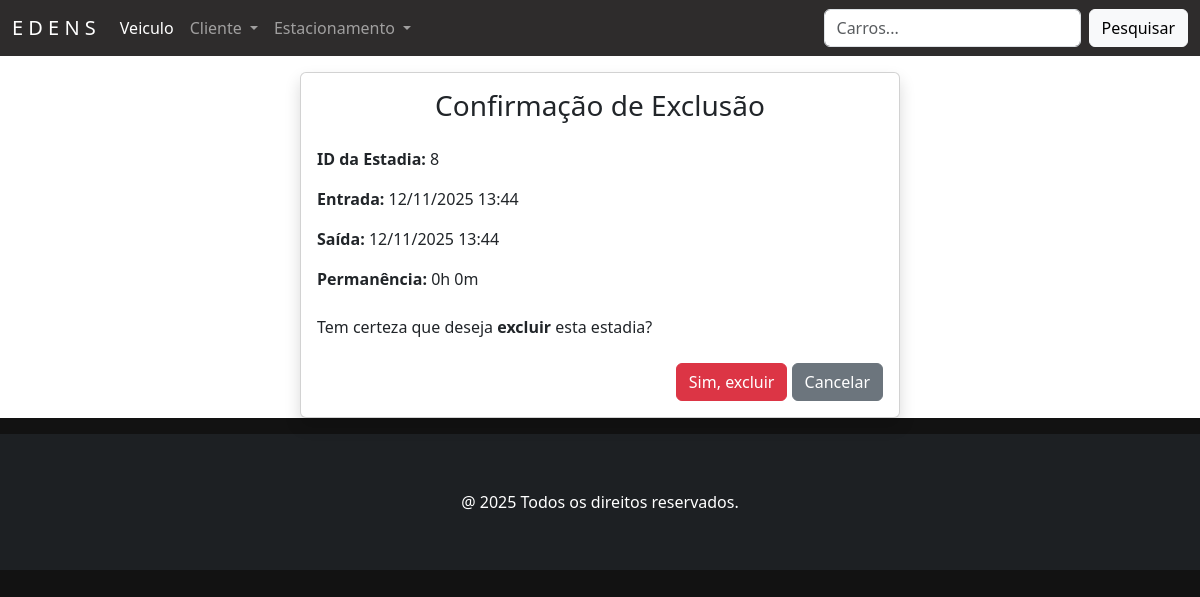
The page /8/estadia/apagar on the database its author committed.
### estadia/models.py (models this page shows, shortened)
class Estadia(models.Model):
    STATUS_CHOICES = [
        ('Em andamento', 'Em andamento'),
        ('Finalizada', 'Finalizada'),
    ]
    idEstadia = models.AutoField(primary_key=True, verbose_name='ID Estadia')
    entrada = models.DateTimeField('Entrada', default=timezone.now, help_text='Data e hora de entrada', blank=True, null=True)
    saida = models.DateTimeField('Saída', blank=True, null=True, help_text='Data e hora de saída')
    status = models.CharField('Status', max_length=20, choices=STATUS_CHOICES, default='Em andamento')
    vaga = models.ForeignKey(
        'vaga.Vaga',
        on_delete=models.CASCADE,
        related_name='estadias',
        verbose_name='Vaga',
        help_text='Vaga que será ocupada',
        blank=True,
        null=True,
    )
    veiculo = models.OneToOneField(
        'veiculo.Veiculo',
        on_delete=models.PROTECT,
        related_name='estadia',
        verbose_name='Veículo',
        help_text='Veículo que será estacionado',
        blank=True,
        null=True,
    )
    class Meta:
        verbose_name = 'Estadia'
        verbose_name_plural = 'Estadias'
        constraints = [
            models.UniqueConstraint(
                fields=['vaga'],
                condition=models.Q(saida__isnull=True),
                name='unique_vaga_ativa'
            ),
            models.UniqueConstraint(
                fields=['veiculo'],
                condition=models.Q(saida__isnull=True),
                name='unique_veiculo_ativo'
            ),
        ]
    @property
    def permanencia(self):
        if self.entrada and self.saida:
            delta = self.saida - self.entrada
            horas, resto = divmod(delta.total_seconds(), 3600)
            minutos, _ = divmod(resto, 60)
            return f"{int(horas)}h {int(minutos)}m"
        return "Em andamento"

### estadia/views.py (the view)
# urls.py: path('<int:pk>/estadia/apagar', EstadiaDeleteView.as_view(), name='estadia_apagar'),
class EstadiaDeleteView(SuccessMessageMixin, DeleteView):
    model = Estadia
    template_name = 'estadia_apagar.html'
    success_url = reverse_lazy('estadias')

### estadia/templates/estadia_apagar.html (shortened to what this page needs)
{% extends 'principal.html' %}
{% load django_bootstrap5 %}
{% block content %}
  <div class="card shadow m-3 col-md-6 mx-auto">
    <div class="card-body">
      <h3 class="text-center mb-4">Confirmação de Exclusão</h3>
      <p><strong>ID da Estadia:</strong> {{ object.idEstadia }}</p>
      <p><strong>Entrada:</strong> {{ object.entrada|date:"d/m/Y H:i" }}</p>
      <p><strong>Saída:</strong> {{ object.saida|date:"d/m/Y H:i" }}</p>
      <p><strong>Permanência:</strong> {{ object.permanencia }}</p>
      <p class="mt-4">Tem certeza que deseja <strong>excluir</strong> esta estadia?</p>
      <form method="POST">
        <div class="text-end mt-4">
          {% bootstrap_button button_type="submit" content="Sim, excluir" button_class="btn-danger" %}
          <a href="{% url 'estadias' %}" class="btn btn-secondary text-white">Cancelar</a>
        </div>
      </form>
    </div>
  </div>
{% endblock %}

### static/css/estilos.css (style rules this page uses)
body:not(.navbar-custom) { background-color: #121212; }

### rows shown on the page
Estadia: idEstadia "8", entrada "12/11/2025 13:44", saida "12/11/2025 13:44", permanencia "0h 0m"
